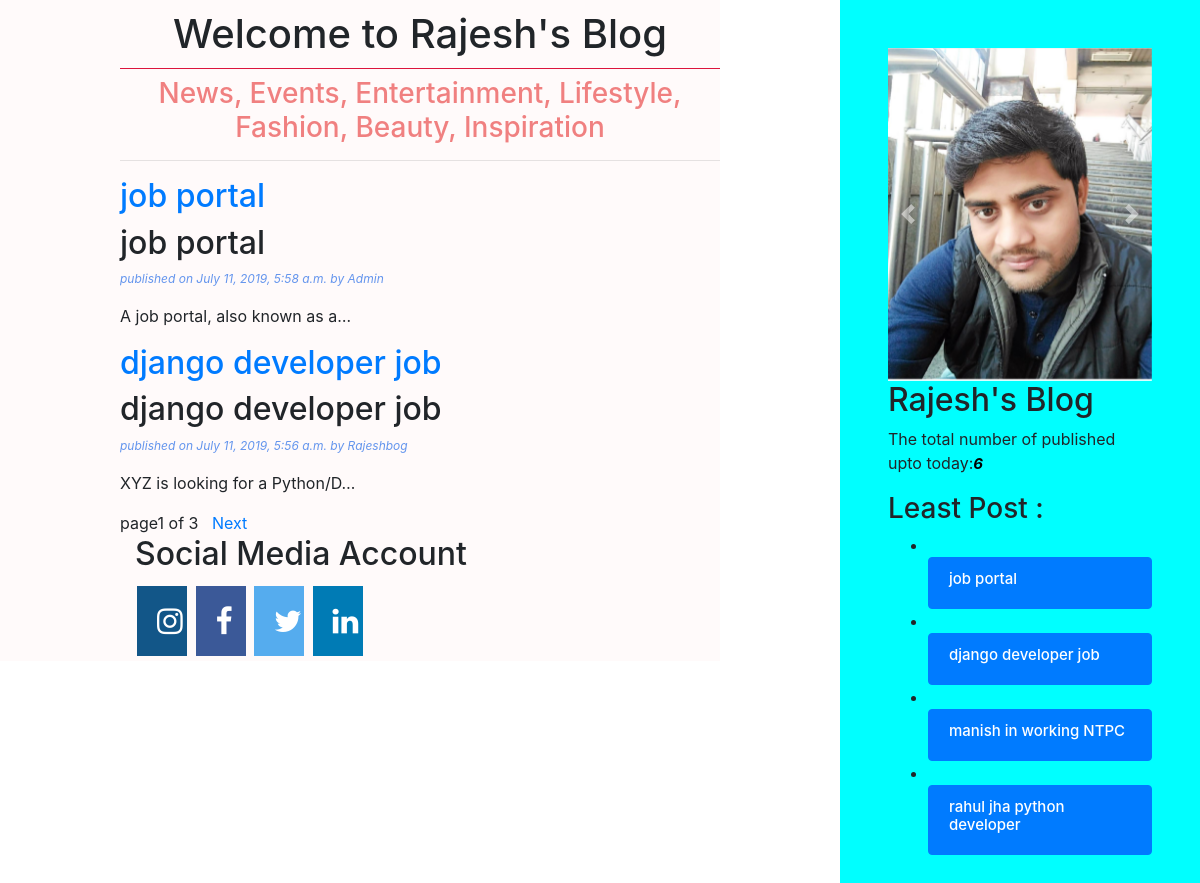
The page / on the database its author committed.
### app_blog/models.py (models this page shows, shortened)
class Post(models.Model):
    STATUS_CHOICES=(('draft','Draft'),('published','Published'))
    title=models.CharField(max_length=250)
    slug=models.SlugField(max_length=260,unique_for_date='publish')
    author=models.ForeignKey(User, related_name='blog_posts',on_delete=models.PROTECT)
    body=models.TextField()
    publish=models.DateTimeField(default=timezone.now)
    created=models.DateTimeField(auto_now_add=True)
    updated=models.DateTimeField(auto_now=True)
    status=models.CharField(max_length=100,choices=STATUS_CHOICES ,default='draft')
    objects=CustomManager() #when you should be call qs then only u have to display publish post is call custom manager
    tags=TaggableManager() #tag is manage to all post
    class Meta:
        ordering=('-publish',)
    def get_absolute_url(self):
        return reverse('post_detail',args=[self.publish.year,self.publish.strftime('%m'),self.publish.strftime('%d'),self.slug])

### app_blog/views.py (the view)
# urls.py: url(r'^$',views.post_list_view),
def post_list_view(request):
    post_list=Post.objects.all()
    paginator=Paginator(post_list,2)
    page_number=request.GET.get('page')
    try:
        post_list=paginator.page(page_number)
    except PageNotAnInteger:
        post_list=paginator.page(1)
    except EmptyPage:
        post_list=Paginator.page(Paginator.num_pages)
    return render(request,'blog/post_list.html',{'post_list':post_list})

### app_blog/models.py (called while the page is built)
    def get_queryset(self):         #one method is  call
        return super().get_queryset().filter(status='published')

### app_blog/templatetags/blog_tags.py (called while the page is built)
@register.simple_tag
def total_post():
    return Post.objects.count()

@register.inclusion_tag('blog/least_post123.html')
def show_least_posts(count=4):
    least_post=Post.objects.order_by('-publish')[:count]
    return {'least_post':least_post}

### templates/blog/post_list.html (shortened to what this page needs)
<!DOCTYPE html>
<head>
<link rel="stylesheet" href="https://cdnjs.cloudflare.com/ajax/libs/font-awesome/4.7.0/css/font-awesome.min.css">
</head>
<body>
{% extends 'blog/base.html' %}
     {% block content %}
         <h1>Welcome to Rajesh's Blog</h1>
         <h3 style="color: lightcoral; text-align: center">News, Events, Entertainment, Lifestyle, Fashion, Beauty, Inspiration </h3><hr>
         {% for post in post_list %}
            <a href="{{ post.get_absolute_url }}"> <h2>{{ post.title }}</h2></a>
             <h2> {{ post.title }}</h2>
           <p id="date">  published on {{ post.publish }} by {{ post.author|title }}</p>
             {{ post.body|truncatechars:30 |linebreaks }}
         {% endfor %}
         {% include 'blog/paginator.html' with page=post_list %}
         <div class="container" style="border: #55ACEE">
         <h2>Social Media Account</h2>
<a href="#" class="fa fa-instagram"></a>
<a href="#" class="fa fa-facebook"></a>
<a href="https://twitter.com/rajesh224kr" class="fa fa-twitter"></a>
<a href="https://www.linkedin.com/in/rajesh-5857b5118/" class="fa fa-linkedin"></a>
</div>
     {% endblock %}

### templates/blog/least_post123.html (shortened to what this page needs)
<!DOCTYPE html>
<html lang="en">
<head>
</head>
<body>
        <ul>
            {% for post in least_post %}
          <li>
     <div class="list-group">&nbsp&nbsp
          <a href="{{ post.get_absolute_url }}" class="list-group-item list-group-item-action active">
           <h2 style="font-size: 15px">{{ post.title }}</h2>
          </a>
     </div>
          </li>
            {% endfor %}
        </ul>
</body>
</html>

### static/css/blog.css (style rules this page uses)
h1 { text-align: center; border-bottom:1px solid crimson; padding: 10px; }
body { color: white; background: url("https://images.unsplash.com/photo-1503756234508-e32369269deb?ixlib=rb-1.2.1&ixid=eyJhcHBfaWQiOjEyMDd9&auto=format&fit=crop&w=1350&q=80"); }
#date { color: cornflowerblue; font-size: 12px; font-style: italic; }

### templates/blog/post_list.html (style rules this page uses)
.fa { padding: 20px; font-size: 30px; width: 50px; text-align: center; text-decoration: none; margin: 5px 2px; }
.fa-facebook { background: #3B5998; color: white; }
.fa-twitter { background: #55ACEE; color: white; }
.fa-linkedin { background: #007bb5; color: white; }
.fa-instagram { background: #125688; color: white; }

### rows shown on the page
Post: title "job portal", publish "July 11, 2019, 5:58 a.m.", author "Admin", body "A job portal, also known as a…"
Post: title "django developer job", publish "July 11, 2019, 5:56 a.m.", author "Rajeshbog", body "XYZ is looking for a Python/D…"
Post: title "manish in working NTPC"
Post: title "rahul jha python developer"

### other values the page prints
{{ page.number }} "1"
{{ page.paginator.num_pages }} "3"
